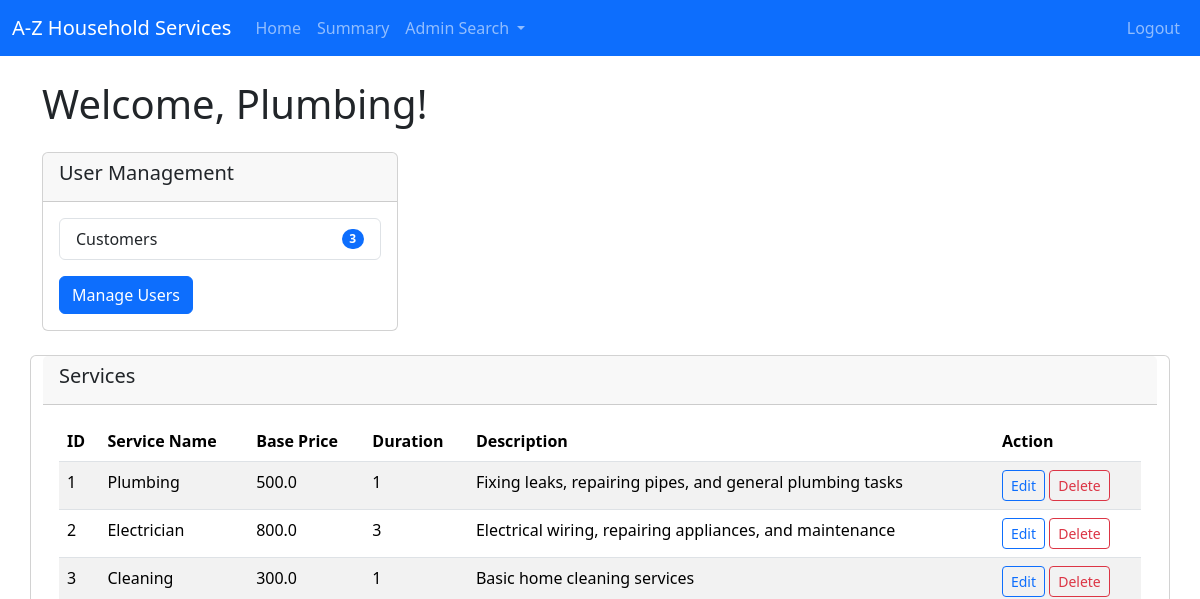
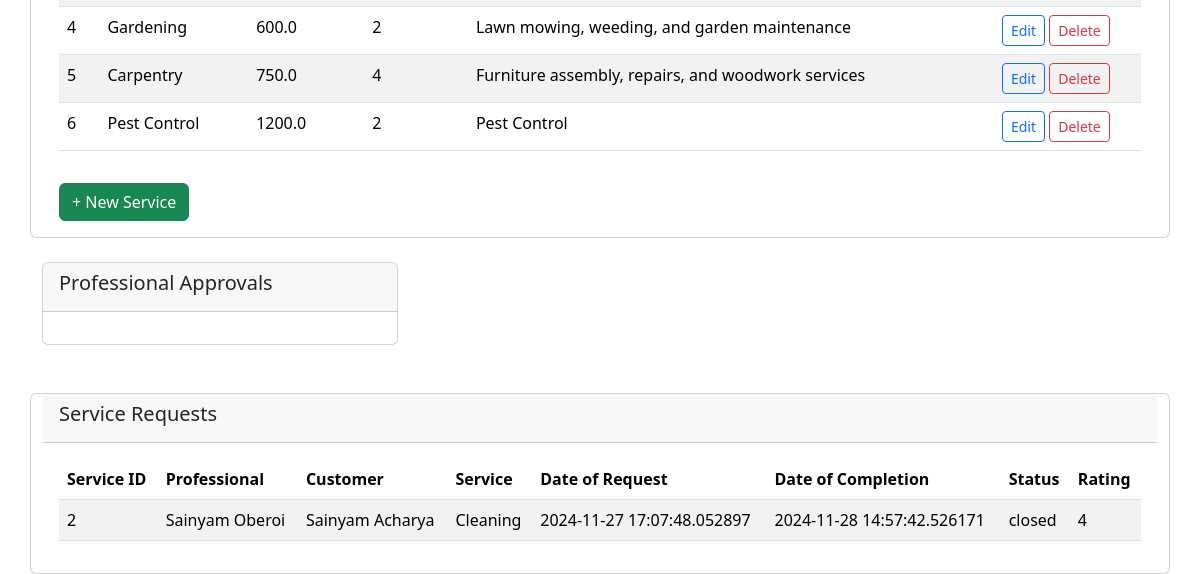
The page /admindashboard/Plumbing on the database as committed earlier (2 pictures, top to bottom).
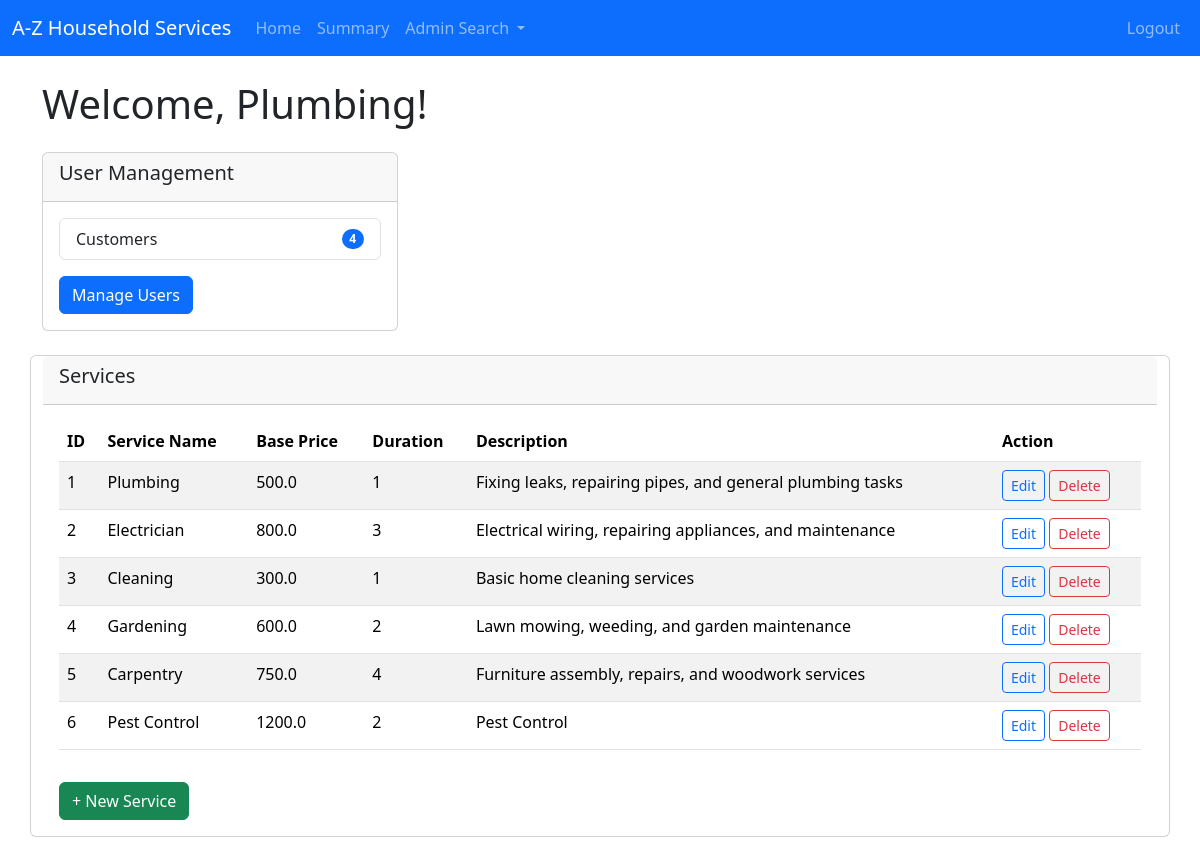
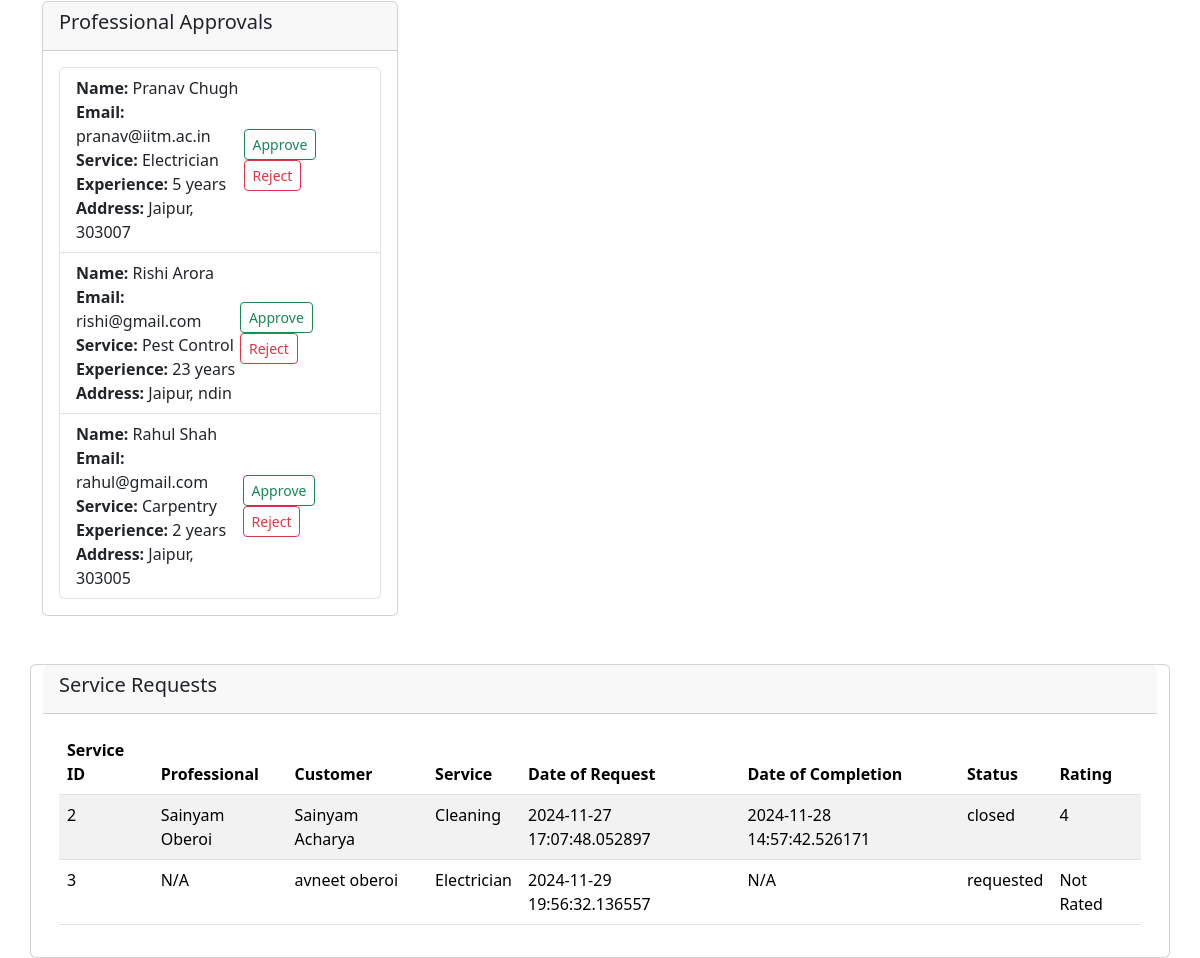
The same page on the database as committed later (2 pictures, top to bottom).
### backend/models.py (models this page shows)
class Service(db.Model):
    __tablename__ = 'service'
    id = db.Column(db.Integer, primary_key=True)
    name = db.Column(db.String(100), nullable=False)
    price = db.Column(db.Float, nullable=False)
    duration = db.Column(db.Integer, nullable=False)  # in minutes
    description = db.Column(db.Text, nullable=False)
    service_requests = db.relationship('ServiceRequest', cascade="all,delete", backref='service', lazy='dynamic')

class ServiceRequest(db.Model):
    __tablename__ = 'service_requests'
    id = db.Column(db.Integer, primary_key=True)
    user_id = db.Column(db.Integer, db.ForeignKey('user.id'), nullable=False)
    professional_id = db.Column(db.Integer, db.ForeignKey('professional.id'), nullable=True)
    service_id = db.Column(db.Integer, db.ForeignKey('service.id'), nullable=False)
    date_of_request = db.Column(db.DateTime, nullable=False)
    date_of_completion = db.Column(db.DateTime)
    service_status = db.Column(db.String(20), nullable=False)  # 'requested', 'pending' , 'closed',
    rating = db.Column(db.Integer)  # out of 5
    remarks = db.Column(db.Text)

class Professional(db.Model):
    __tablename__ = 'professional'
    id = db.Column(db.Integer, primary_key=True)
    email = db.Column(db.String(120), unique=True, nullable=False)
    password = db.Column(db.String(120), nullable=False)
    role = db.Column(db.Integer, default=2)   #1 for customer, 2 for professional, 3 for admin
    full_name = db.Column(db.String(100), nullable=False)
    service_name = db.Column(db.String(100), nullable=False)
    experience = db.Column(db.Integer, nullable=False)
    uploaded_documents = db.Column(db.String(255))  # Stores file path or URL
    address = db.Column(db.String(255), nullable=False)
    pincode = db.Column(db.Integer, nullable=False)
    status = db.Column(db.String(10), nullable=False, default='pending') # for approval of admin
    service_requests = db.relationship('ServiceRequest',cascade="all,delete", backref='professional', lazy='dynamic') #relationship: professionals can access its service requests

class User(db.Model):
    __tablename__ = 'user'
    id = db.Column(db.Integer, primary_key=True)
    email = db.Column(db.String(120), unique=True, nullable=False)
    password = db.Column(db.String(120), nullable=False)
    role = db.Column(db.Integer, default=1)  # 1 for customer, 2 for professional, 0 for admin
    full_name = db.Column(db.String(120), nullable=False)
    address = db.Column(db.String(255), nullable=False)
    pincode = db.Column(db.Integer, nullable=False)
    service_requests = db.relationship('ServiceRequest',cascade="all,delete", backref='user', lazy='dynamic') #lazy is a server property

### backend/controllers.py (the view)
@app.route('/admindashboard/<name>')
def admin_dashboard(name):
    services=get_services()  # for rendering for-loops of jinja templating
    user_count = User.query.filter_by(role=1).count()  # for calculating user count
    pending_prof = Professional.query.filter_by(status='pending').all()  #for seeing all pending professionals
    service_requests = ServiceRequest.query.join(Service).join(User).outerjoin(Professional).all()
    return render_template("admin_dashboard.html", user = User.query.filter_by(role=0).first(), name=name, services=services, user_count=user_count, pending_prof=pending_prof , results=service_requests)

### backend/controllers.py (called while the page is built)
def get_services():
    services=Service.query.all()
    return services

### templates/admin_dashboard.html (shortened to what the changed rows need)
{% extends "base_dashboard.html" %}
{% block dashboard_content %}
<h1 class="mb-4">Welcome, {{name}}!</h1>
<div class="row">
    <div class="col-md-4">
        <div class="card mb-4">
            <div class="card-body">
                <ul class="list-group">
                    <li class="list-group-item d-flex justify-content-between align-items-center">
                        Customers
                        <span class="badge bg-primary rounded-pill">{{ user_count }}</span>
                    </li>
                </ul>
            </div>
        </div>
    </div>
<div class="card mb-4">
    <div class="card-body">
        {% if services %}
        <table class="table table-striped">
            <thead>
                <tr>
                    <th>ID</th>
                    <th>Service Name</th>
                    <th>Base Price</th>
                    <th>Duration</th>
                    <th>Description</th>
                    <th>Action</th>
                </tr>
            </thead>
            <tbody>
                {% for service in services %}
                <tr>
                    <td>{{ service.id }}</td>
                    <td>{{ service.name }}</td>
                    <td>{{ service.price }}</td>
                    <td>{{ service.duration }}</td>
                    <td>{{ service.description }}</td>
                    <td>
                        <a href="{{ url_for('edit_service', name=name, service_id=service.id) }}"
                           class="btn btn-sm btn-outline-primary">Edit</a>
                        <a href="{{ url_for('delete_service', name=name, service_id=service.id) }}"
                           class="btn btn-sm btn-outline-danger">Delete</a>
                    </td>
                </tr>
                {% endfor %}
            </tbody>
        </table>
        {% else %}
        <h3 class="text-center">Sorry, there are no services available.</h3>
        {% endif %}
    </div>
</div>
<div class="col-md-4">
    <div class="card mb-4">
        <div class="card-body">
            <ul class="list-group">
                {% for professional in pending_prof %}
                <li class="list-group-item d-flex justify-content-between align-items-center">
                    <div>
                        <strong>Name:</strong> {{ professional.full_name }}<br>
                        <strong>Email:</strong> {{ professional.email }}<br>
                        <strong>Service:</strong> {{ professional.service_name }}<br>
                        <strong>Experience:</strong> {{ professional.experience }} years<br>
                        <strong>Address:</strong> {{ professional.address }}, {{ professional.pincode }}
                    </div>
                    <div>
                        <form action="{{ url_for('approve_professional', name=name, professional_id=professional.id) }}" method="POST" style="display:inline;">
                            <button type="submit" class="btn btn-sm btn-outline-success">Approve</button>
                        </form>
                        <form action="{{ url_for('reject_professional',name=name, professional_id=professional.id) }}" method="POST" style="display:inline;">
                            <button type="submit" class="btn btn-sm btn-outline-danger">Reject</button>
                        </form>
                    </div>
                </li>
                {% endfor %}
            </ul>
        </div>
    </div>
</div>
<div class="card mt-4">
    <div class="card-body">
        {% if results %}
        <table class="table table-striped">
            <thead>
                <tr>
                    <th>Service ID</th>
                    <th>Professional</th>
                    <th>Customer</th>
                    <th>Service</th>
                    <th>Date of Request</th>
                    <th>Date of Completion</th>
                    <th>Status</th>
                    <th>Rating</th>
                </tr>
            </thead>
            <tbody>
                {% for result in results %}
                <tr>
                    <td>{{ result.id }}</td>
                    <td>{{ result.professional.full_name if result.professional else 'N/A' }}</td>
                    <td>{{ result.user.full_name }}</td>
                    <td>{{ result.service.name }}</td>
                    <td>{{ result.date_of_request }}</td>
                    <td>{{ result.date_of_completion if result.date_of_completion else 'N/A' }}</td>
                    <td>{{ result.service_status }}</td>
                    <td>{{ result.rating if result.rating else 'Not Rated' }}</td>
                </tr>
                {% endfor %}
            </tbody>
        </table>
        {% else %}
        <p>No service requests are currently available.</p>
        {% endif %}
    </div>
</div>
{% endblock %}

Rows that differ between the two databases and show on the page:
added Professional: full_name "Pranav Chugh", email "pranav@iitm.ac.in", service_name "Electrician", experience "5", address "Jaipur", pincode "303007"
added Professional: full_name "Rishi Arora", email "rishi@gmail.com", service_name "Pest Control", experience "23", address "Jaipur", pincode "ndin"
added Professional: full_name "Rahul Shah", email "rahul@gmail.com", service_name "Carpentry", experience "2", address "Jaipur", pincode "303005"
added ServiceRequest: id "3", professional "N/A", user.full_name "avneet oberoi", service.name "Electrician", date_of_request "2024-11-29 19:56:32.136557", date_of_completion "N/A", service_status "requested", rating "Not Rated"
Other text that changed with them:
{{ user_count }}: "3" → "4"
